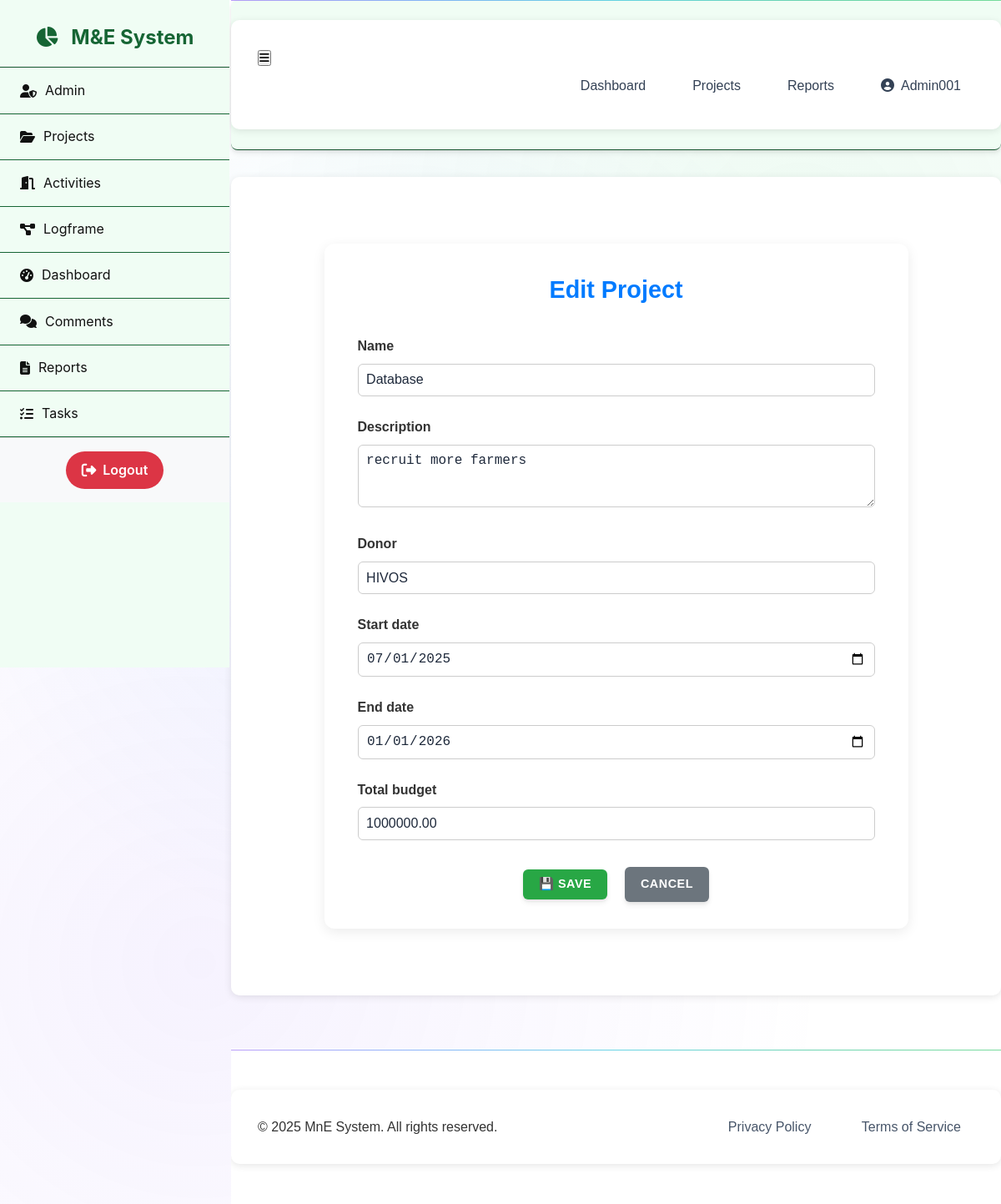
Screenshot of /api/v1/projects/1/edit/ (signed in) with the database file from the repository.
### projects/models.py (models this page shows, shortened)
class Project(models.Model):
    STATUS_CHOICES = [
        ('planning', 'Planning'),
        ('implementation', 'Implementation'),
        ('completed', 'Completed'),
        ('on_hold', 'On Hold'),
    ]
    name = models.CharField(max_length=255)
    description = models.TextField()
    donor = models.CharField(max_length=255, blank=True)
    start_date = models.DateField()
    end_date = models.DateField()
    total_budget = models.DecimalField(max_digits=12, decimal_places=2)
    status = models.CharField(max_length=20, choices=STATUS_CHOICES, default='planning')
    created_by = models.ForeignKey(User, on_delete=models.SET_NULL, null=True)
    created_at = models.DateTimeField(auto_now_add=True)

### projects/views.py (the view, shortened to what this page needs)
# urls.py: path('<int:pk>/edit/', ProjectUpdateView.as_view(), name='project-edit'),
class ProjectUpdateView(LoginRequiredMixin, UserPassesTestMixin, View):
    def get(self, request, pk):
        project = get_object_or_404(Project, pk=pk)
        form = ProjectForm(instance=project)
        return render(request, 'projects/project_form.html', {'form': form, 'edit': True})
    def test_func(self):
        project = get_object_or_404(Project, pk=self.kwargs['pk'])
        return project.created_by == self.request.user

### projects/forms.py
class ProjectForm(forms.ModelForm):
    class Meta:
        model = Project
        fields = ['name', 'description', 'donor', 'start_date', 'end_date', 'total_budget']
        widgets = {
            'name': forms.TextInput(attrs={'class': 'form-control', 'placeholder': 'Project Name'}),
            'description': forms.Textarea(attrs={'class': 'form-control', 'rows': 3, 'placeholder': 'Project Description'}),
            'donor': forms.TextInput(attrs={'class': 'form-control', 'placeholder': 'Donor'}),
            'start_date': forms.DateInput(attrs={'class': 'form-control', 'type': 'date'}),
            'end_date': forms.DateInput(attrs={'class': 'form-control', 'type': 'date'}),
            'total_budget': forms.NumberInput(attrs={'class': 'form-control', 'placeholder': 'Total Budget'})
        }

### templates/projects/project_form.html (shortened to what this page needs)
{% extends 'base.html' %}
{% block content %}
<div class="container form-container">
  <h2 class="form-title">{{ edit|yesno:"Edit Project,Create New Project" }}</h2>
  <form method="post" enctype="multipart/form-data" class="project-form">
    {% for field in form %}
      <div class="form-group">
        <label for="{{ field.id_for_label }}">{{ field.label }}</label>
        {{ field }}
      </div>
    {% endfor %}
    <div class="form-actions">
      <button type="submit" class="btn btn-success">💾 Save</button>
      <a href="{% url 'project-list' %}" class="btn btn-secondary">Cancel</a>
    </div>
  </form>
</div>
{% endblock %}

### templates/includes/navbar.html
<header class="navbar">
  <div class="container">
    <div class="mobile-header">
      <button class="sidebar-toggle-mobile" id="sidebarToggleBtn">
        <i class="fas fa-bars"></i>
      </button>
    </div>
    <nav>
      <ul class="nav-links">
        <li><a href="/api/v1/dashboard/" class="{% if request.path == '/api/v1/dashboard/' %}active{% endif %}">Dashboard</a></li>
        <li><a href="/api/v1/projects/" class="{% if request.path == '/api/v1/projects/' %}active{% endif %}">Projects</a></li>
        <li><a href="/api/v1/reports/" class="{% if request.path == '/api/v1/reports/' %}active{% endif %}">Reports</a></li>
        <li class="user-profile-nav">
          <a href="#">
            <i class="fas fa-user-circle"></i>
            <span>{% firstof request.user.get_full_name request.user.username %}</span>
          </a>
        </li>
      </ul>
    </nav>
  </div>
</header>

### static/css/dashboard.css (style rules this page uses)
header { margin-bottom: 2rem; background-color: #e0f2f1; padding: 1rem; border-radius: 8px; box-shadow: 0 0 10px #14532d; color: #05883c; }

### static/css/logframe.css (style rules this page uses)
.container { padding: 2rem; max-width: 1200px; margin: 0 auto; background: #ffffff; border-radius: 10px; box-shadow: 0 2px 10px rgba(0, 0, 0, 0.1); font-family: 'Arial', sans-serif; color: #333; }

### templates/projects/project_form.html (style rules this page uses)
.form-container { max-width: 700px; margin: 3rem auto; background: #fff; padding: 2rem 2.5rem; border-radius: 12px; box-shadow: 0 4px 15px rgba(0,0,0,0.08); }
.form-title { text-align: center; margin-bottom: 2rem; font-size: 1.8rem; color: #007bff; }
.form-group { margin-bottom: 1.5rem; }
.form-group label { font-weight: 600; display: block; margin-bottom: 0.5rem; color: #333; }
.form-group input, .form-group select, .form-group textarea { width: 100%; padding: 0.6rem; border-radius: 6px; border: 1px solid #ccc; font-size: 1rem; }
.form-actions { text-align: center; margin-top: 2rem; }
.btn-success { background-color: #28a745; color: #fff; padding: 0.6rem 1.2rem; border: none; border-radius: 6px; font-weight: bold; text-decoration: none; }
.btn-secondary { background-color: #6c757d; color: #fff; padding: 0.6rem 1.2rem; border: none; border-radius: 6px; font-weight: bold; margin-left: 1rem; text-decoration: none; }

### rows the page displays
Project: form "Database" "recruit more farmers" "HIVOS" "07/01/2025" "01/01/2026" "1000000.00"

### other values shown
{{ edit|yesno:"Edit Project,Create New Project" }} "Edit Project"
{{ field.label }} "Name" "Description" "Donor" "Start date" "End date" "Total budget"
